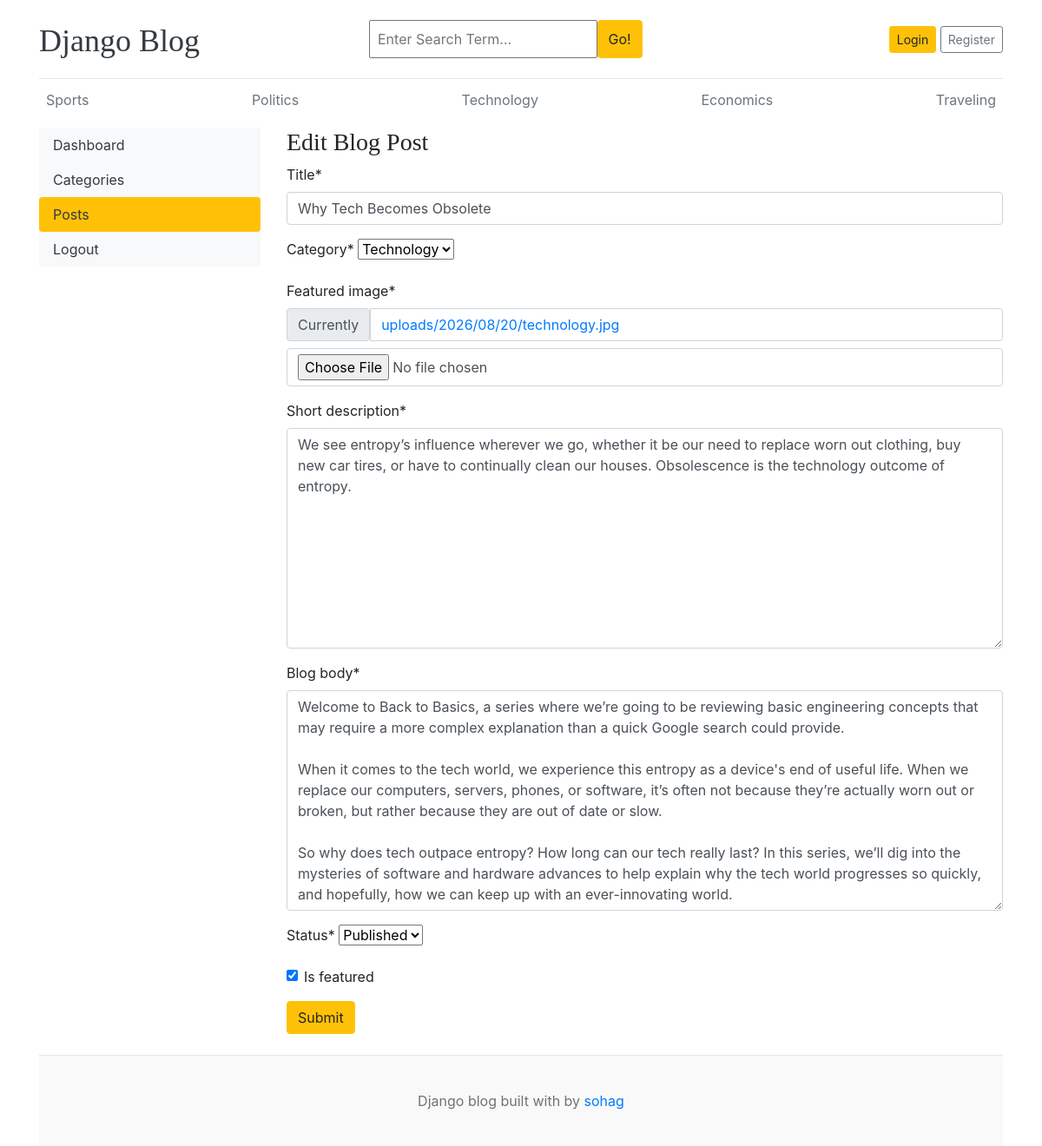
The page /dashboard/posts/edit/14 on the database its author committed.
### blogs/models.py (models this page shows, shortened)
class Category(models.Model):
    category_name=models.CharField(max_length=50)
    created_at=models.DateField(auto_now_add=True)
    updated_at=models.DateField(auto_now=True)
    class Meta:
        verbose_name_plural='categories'
    def __str__(self):
        return self.category_name

class Blog(models.Model):
    title=models.CharField(max_length=100)
    slug =models.SlugField(max_length=150,unique=True,blank=True)
    category=models.ForeignKey(Category, on_delete=models.CASCADE)
    author =models.ForeignKey(User,on_delete=models.CASCADE)
    featured_image =models.ImageField(upload_to='uploads/%Y/%m/%d')
    short_description =models.TextField(max_length=550)
    blog_body = models.TextField(max_length=2100)
    status=models.CharField(max_length =30,choices=STATUS_CHOICES,default="Draft")
    is_featured=models.BooleanField(default=False)
    created_at=models.DateField(auto_now_add=True)
    updated_at=models.DateField(auto_now=True)

### dashboards/views.py (the view, shortened to what this page needs)
# urls.py: path('posts/edit/<int:pk>',views.edit_post,name='edit_post'),
def edit_post(request,pk):
    post=get_object_or_404(Blog,pk=pk)
    form=BlogPostForm(instance=post)
    context={
        'form':form,
        'post':post
    }
    return render(request,'dashboard/edit_post.html',context)

### dashboards/forms.py
class BlogPostForm(forms.ModelForm):
    class Meta:
        model=Blog
        fields=('title','category','featured_image','short_description','blog_body','status','is_featured')

### blogs/context_processors.py (called while the page is built)
def get_categories(request):
    categories=Category.objects.all()
    return dict(categories=categories)

def get_social_link(request):
    social_link=SocialPlatform.objects.all()
    return dict(social_link=social_link)

### templates/dashboard/edit_post.html (shortened to what this page needs)
{%extends 'base.html'%}
{%block content%}
{%load crispy_forms_tags%}
<div class="row">
    {% include "dashboard/sidebar.html" %}
      <div class="col-md-9">
        <h3>Edit Blog Post</h3>
        <form action="{%url 'edit_post' post.id%}" method="POST" enctype="multipart/form-data">
            {{ form | crispy }}
            <button type="submit" class="btn btn-warning">Submit</button>
        </form>
        <br>
      </div>
     </div>
{%endblock%}

### templates/base.html (shortened to what this page needs)
{%load static%}
<!DOCTYPE html>
<html lang="en">
<head>
    <link href="https://getbootstrap.com/docs/4.0/dist/css/bootstrap.min.css" rel="stylesheet">
    <link href="{% static 'css/blog.css'%}" rel="stylesheet">
    <link rel="stylesheet" href="https://cdnjs.cloudflare.com/ajax/libs/font-awesome/4.7.0/css/font-awesome.min.css">
  </head>
<body>
    <div class="container">
      <header class="blog-header py-3">
        <div class="row flex-nowrap justify-content-between align-items-center">
          <div class="col-4 pt-1">
            <a class="blog-header-logo text-dark" href="/">Django Blog</a>
          </div>
          <div class="col-4">
            <form action="{% url 'search' %}" method="GET">
                 <div class="input-group">
                    <input class="p-2 w-75" type="text"  name="keyword" value="{{keyword}}" placeholder="Enter Search Term..." aria-label="Enter">
                    <button class="btn btn-warning" id="button-search" type="submit">Go!</button>
                    </div>
            </form>
          </div>
          <div class="col-4 d-flex justify-content-end align-items-center">
            {%if not user.is_authenticated %}
            <a class="btn btn-sm btn-warning" href="{%url 'login'%}">Login</a> &nbsp;
            <a class="btn btn-sm btn-outline-secondary" href="{%url 'register'%}">Register</a>
            {%else%}
            <span><a href="{%url 'dashboard'%}">Dashboard</a></span>
            &emsp;
            <span><a href="{%url 'logout'%}">Logout</a></span>
            {%endif%}
          </div>
        </div>
      </header>
      <div class="nav-scroller py-1 mb-2">
        <nav class="nav d-flex justify-content-between">
          {% for cat in categories%}
          <a class="p-2 text-muted" href="{% url 'posts_by_category' cat.pk%}">{{cat.category_name}}</a>
          {% endfor %}
        </nav>
      </div>
{% block content %}
{% endblock %}
<footer class="blog-footer">
  <p>Django blog built with by <a href="https://github.com/Rafin-Tahsin-Sohag-25">sohag</a></p>
</footer>
</body>
</html>

### blog_main/static/css/blog.css (style rules this page uses)
.blog-header { border-bottom: 1px solid #e5e5e5; }
.blog-header-logo { font-family: "Playfair Display", Georgia, "Times New Roman", serif; font-size: 2.25rem; }
h1, h2, h3, h4, h5, h6 { font-family: "Playfair Display", Georgia, "Times New Roman", serif; }
.blog-footer { padding: 2.5rem 0; color: #727272; text-align: center; background-color: #f9f9f9; border-top: .05rem solid #e5e5e5; }
.blog-footer p:last-child { margin-bottom: 0; }

### rows shown on the page
Category: category_name "Sports"
Category: category_name "Politics"
Category: category_name "Technology"
Category: category_name "Economics"
Category: category_name "Traveling"
Blog: title "Why Tech Becomes Obsolete", category "Technology", short_description "We see entropy’s influence wherever we go, whether it be our need to replace worn out clothing, buy new car tires, or have to continually clean our houses. Obsolescence is the technology outcome of entropy.", blog_body "Welcome to Back to Basics, a series where we’re going to be reviewing basic engineering concepts that may require a more complex explanation than a quick Google search could provide. When it comes to the tech world, we experience this entropy as a device's end of useful life. When we replace our computers, servers, phones, or software, it’s often not because they’re actually worn out or broken, but rather because they are out of date or slow. So why does tech outpace entropy? How long can our tech really last? In this series, we’ll dig into the mysteries of software and hardware advances to help explain why the tech world progresses so quickly, and hopefully, how we can keep up with an…", status "Published", is_featured "☑"
